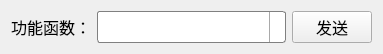
            <widget class="QWidget" name="layoutWidget_2">
             <property name="geometry">
              <rect>
               <x>10</x>
               <y>44</y>
               <width>383</width>
               <height>38</height>
              </rect>
             </property>
             <layout class="QGridLayout" name="gridLayout_23">
              <item row="0" column="0">
               <widget class="QLabel" name="label_2">
                <property name="font">
                 <font>
                  <family>微软雅黑</family>
                  <pointsize>12</pointsize>
                 </font>
                </property>
                <property name="text">
                 <string>功能函数：</string>
                </property>
               </widget>
              </item>
              <item row="0" column="2">
               <widget class="QPushButton" name="pushButtonSendJsonRpc">
                <property name="font">
                 <font>
                  <family>微软雅黑</family>
                  <pointsize>12</pointsize>
                 </font>
                </property>
                <property name="text">
                 <string>发送</string>
                </property>
               </widget>
              </item>
              <item row="0" column="1">
               <widget class="QComboBox" name="comboBoxJsonRpcName">
                <property name="sizePolicy">
                 <sizepolicy hsizetype="Expanding" vsizetype="Expanding">
                  <horstretch>0</horstretch>
                  <verstretch>0</verstretch>
                 </sizepolicy>
                </property>
                <property name="font">
                 <font>
                  <family>微软雅黑</family>
                  <pointsize>12</pointsize>
                 </font>
                </property>
                <property name="styleSheet">
                 <string notr="true">/* QComboBox base style */
QComboBox {
    border: 1px solid gray;
    border-radius: 3px;
    padding: 1px 18px 1px 3px;
    min-height: 22px;
    min-width: 60px;
    background: white;
}

/* QComboBox on hover */
QComboBox:hover {
    background: lightgray;
}

/* QComboBox on focus */
QComboBox:focus {
    border: 1px solid darkgray;
}

/* QComboBox dropdown list style */
QComboBox::drop-down {
    subcontrol-origin: padding;
    subcontrol-position: top right;
    width: 15px;
    border-left-width: 1px;
    border-left-color: darkgray;
    border-left-style: solid;
    border-top-right-radius: 3px;
    border-bottom-right-radius: 3px;
}

/* QComboBox item style */
QComboBox QAbstractItemView {
    border: 1px solid darkgray;
    selection-background-color: lightgray;
    background: white;
}

/* QComboBox item on hover */
QComboBox QAbstractItemView::item:hover {
    background: lightgray;
}

/* QComboBox item selected */
QComboBox QAbstractItemView::item:selected {
    background: lightgray;
}
</string>
                </property>
               </widget>
              </item>
             </layout>
            </widget>
